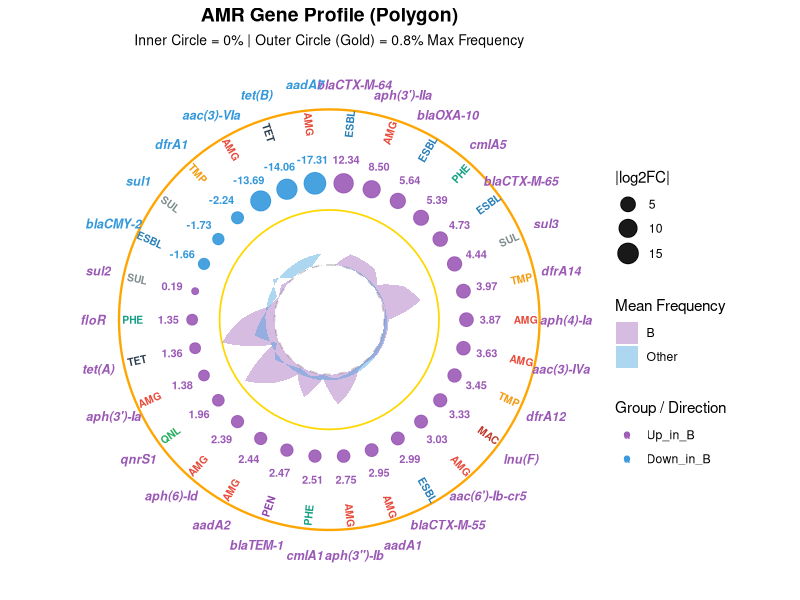
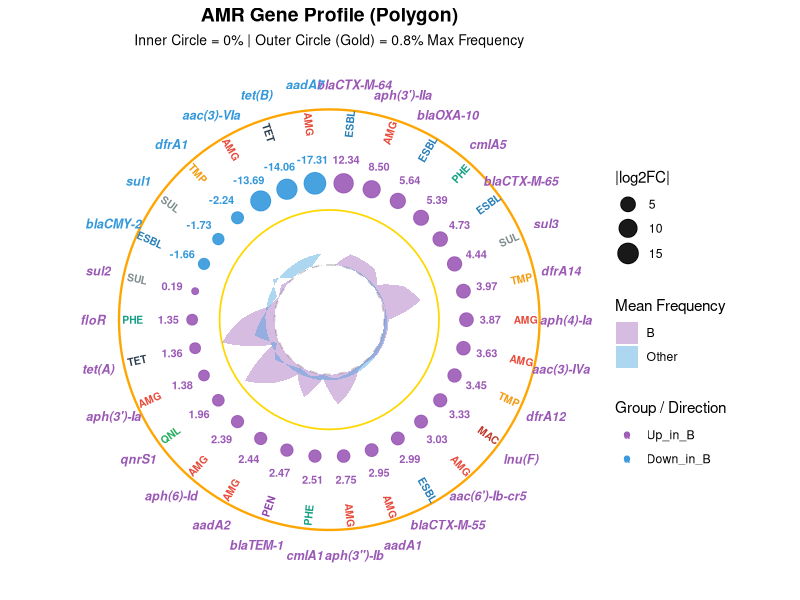
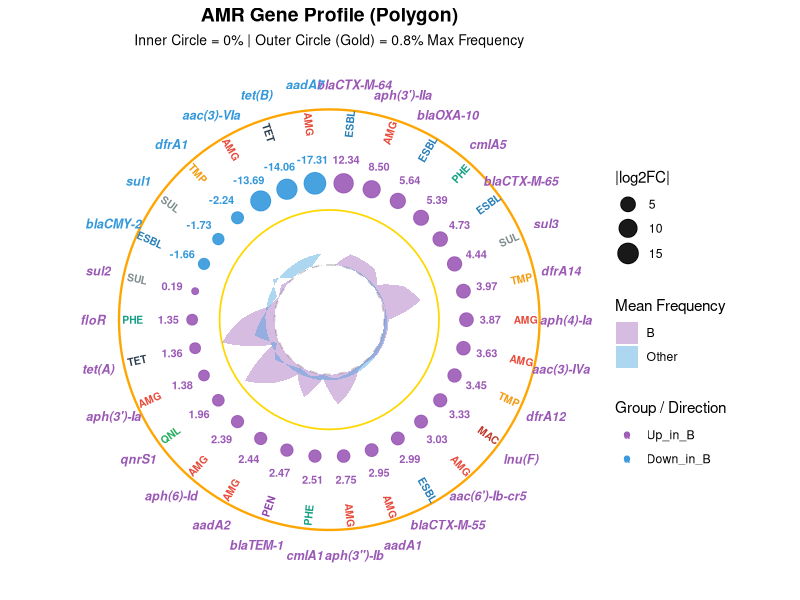

Write R code to recreate these figures, in order.
##====================================
## Approach 1: Corrected Radar Chart (Polygon) - Absolute Zero Origin
##====================================
library(readxl)
library(dplyr)
library(tidyr)
library(stringr)
library(ggplot2)

# 1. Load data (adjust sheet name as needed)
df <- read_excel("data/AMR_Gene_Radar_Polygon.xlsx", sheet = 1)
# Alternative: read_excel("data/date1.xlsx", sheet = 1)

# --- Data Cleaning ---
df_num <- df %>%
  mutate(across(.cols = -clade, .fns = ~ as.numeric(str_remove(as.character(.x), "%"))))

df_long <- df_num %>%
  pivot_longer(cols = -clade, names_to = "gene", values_to = "freq")

# --- Statistical Calculation ---
df_long2 <- df_long %>% 
  mutate(group = ifelse(clade == "B", "B", "Other"))

stat_gene <- df_long2 %>%
  group_by(gene, group) %>%
  summarise(mean_freq = mean(freq, na.rm = TRUE), .groups = "drop") %>%
  pivot_wider(names_from = group, values_from = mean_freq) %>%
  mutate(B = ifelse(is.na(B), 0, B), Other = ifelse(is.na(Other), 0, Other))

eps <- 1e-6
stat_gene <- stat_gene %>%
  mutate(
    log2FC = log2((B + eps) / (Other + eps)),
    abs_log2FC = abs(log2FC)
  )

# --- Select Top 30 ---
topN <- 30
top30 <- stat_gene %>%
  arrange(desc(abs_log2FC)) %>%
  slice(1:topN) %>%
  arrange(desc(log2FC))

top30$gene <- factor(top30$gene, levels = top30$gene)

# --- Drug Class Classification ---
top30 <- top30 %>%
  mutate(drug_class = case_when(
    str_detect(gene, "^tet") ~ "TET",
    str_detect(gene, "^sul") ~ "SUL",
    str_detect(gene, "^dfr") ~ "TMP",
    str_detect(gene, "^qnr|^oqx|^qep") ~ "QNL",
    str_detect(gene, "^cat|^cml|^flo") ~ "PHE",
    str_detect(gene, "^fos") ~ "FOS",
    str_detect(gene, "^erm|^mph|^lnu|^ere|^mef|^msr") ~ "MAC",
    str_detect(gene, "^aac|^aad|^aph|^ant|^arm|^rmt") ~ "AMG",
    gene %in% c("blaTEM-1", "blaTEM", "blaCARB-2") ~ "PEN",
    str_detect(gene, "^bla") ~ "ESBL",
    TRUE ~ "Other"
  ))

# --- Prepare Plotting Data ---
col_purple_B <- "#9B59B6" 
col_blue_Other <- "#3498DB"
gene_label_colors <- ifelse(top30$log2FC > 0, col_purple_B, col_blue_Other)

# 1. Outer ring: points and text data
ring1_2 <- top30 %>%
  mutate(direction = ifelse(log2FC >= 0, "Up_in_B", "Down_in_B"),
         log2FC_label = sprintf("%.2f", log2FC))

ring1_2$id <- as.numeric(ring1_2$gene)
number_of_bar <- nrow(ring1_2)
ring1_2$angle <- 90 - 360 * (ring1_2$id - 0.5) / number_of_bar
ring1_2$hjust <- ifelse(ring1_2$angle < -90, 1, 0)
ring1_2$angle <- ifelse(ring1_2$angle < -90, ring1_2$angle + 180, ring1_2$angle)

# 2. Inner ring: frequency data
ring3 <- top30 %>%
  select(gene, B, Other) %>%
  pivot_longer(cols = c(B, Other), names_to = "group", values_to = "value")

##====================================
## CORE MODIFICATION: Precise Mapping Algorithm
##====================================
r_petal_start <- 30  # Corresponds to 0% frequency
r_petal_end   <- 60  # Corresponds to max frequency

# [CRITICAL]: Force minimum = 0, maximum = current data maximum
val_min <- 0 
val_max <- max(ring3$value, na.rm = TRUE)

# Calculate mapped height
ring3_plot <- ring3 %>%
  mutate(
    # Linear interpolation: (value / max) * track_width + start_radius
    value_scaled = r_petal_start + (value / val_max) * (r_petal_end - r_petal_start)
  )

##====================================
## PLOTTING
##====================================
# Color definition
line_col_1 <- "#CCCCCC" 
line_col_2 <- "#FFD700" 
line_col_5 <- "#FFA500" 
drug_colors <- c("AMG" = "#E74C3C", "PEN" = "#8E44AD", "ESBL" = "#2980B9", "PHE" = "#16A085", 
                 "TMP" = "#F39C12", "FOS" = "#D35400", "MAC" = "#C0392B", "QNL" = "#27AE60", 
                 "SUL" = "#7F8C8D", "TET" = "#2C3E50", "Other" = "grey50")

p1 <- ggplot() +
  # 1. Reference lines
  geom_hline(yintercept = r_petal_start, color = line_col_1, linewidth = 0.6, linetype = "dashed") +  # 0% line
  geom_hline(yintercept = r_petal_end, color = line_col_2, linewidth = 0.6, linetype = "solid") +     # Max% line
  geom_hline(yintercept = 115, color = line_col_5, linewidth = 0.8) + 
  
  # 2. [CORE] Frequency petals (Polygon)
  geom_polygon(
    data = ring3_plot,
    aes(x = gene, y = value_scaled, fill = group, group = group),
    alpha = 0.4, linewidth = 0.5, color = NA  # No border to avoid confusion, focus on area
  ) +
  
  # 3. Outer ring: Log2FC points
  geom_point(data = ring1_2, aes(x = gene, y = 75, size = abs_log2FC, color = direction), alpha = 0.9) +
  
  # 4. Text labels
  geom_text(data = ring1_2, aes(x = gene, y = 88, label = log2FC_label, color = direction), 
            size = 2.8, fontface = "bold") +
  
  # 5. Drug class annotations
  geom_text(data = ring1_2, aes(x = gene, y = 107.5, label = drug_class, angle = angle, color = drug_class), 
            size = 2.6, fontface = "bold") +
  
  # Coordinate settings
  coord_polar() +
  scale_y_continuous(limits = c(0, 115), breaks = NULL) +
  scale_fill_manual(values = c(B = col_purple_B, Other = col_blue_Other), name = "Mean Frequency") +
  scale_color_manual(values = c(Up_in_B = col_purple_B, Down_in_B = col_blue_Other, drug_colors), 
                     breaks = c("Up_in_B", "Down_in_B"), name = "Group / Direction") +
  scale_size_continuous(range = c(2, 7), name = "|log2FC|") +
  
  theme_minimal() +
  theme(
    axis.title = element_blank(), 
    axis.text.y = element_blank(), 
    panel.grid = element_blank(),
    axis.text.x = element_text(size = 9, face = "bold.italic", color = gene_label_colors),
    plot.title = element_text(hjust = 0.5, face = "bold", size = 14),
    plot.subtitle = element_text(hjust = 0.5, size = 10)
  ) +
  ggtitle("AMR Gene Profile (Polygon)", 
          subtitle = paste0("Inner Circle = 0% | Outer Circle (Gold) = ", round(val_max, 1), "% Max Frequency"))

print(p1)

# Optional: save to output directory
if (!dir.exists("output")) dir.create("output")
ggsave("output/AMR_Gene_Radar_Polygon.pdf", p1, width = 10, height = 10, dpi = 300)
ggsave("output/AMR_Gene_Radar_Polygon.png", p1, width = 10, height = 10, dpi = 300)
